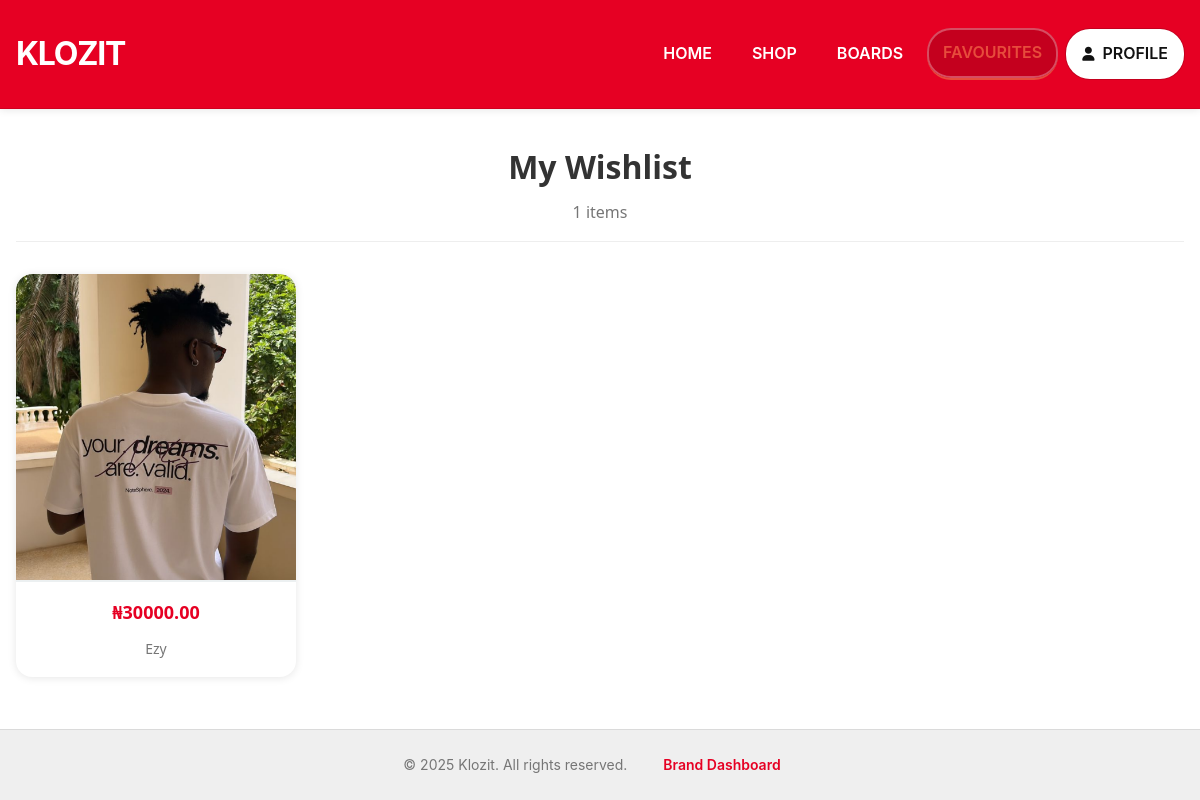
The app's page /wishlist/ (signed in) with its own data.
### products/models.py (models this page shows)
class Product(models.Model):
    title = models.CharField(max_length=200)
    description = models.TextField()
    price = models.DecimalField(max_digits=10, decimal_places=2)
    image = models.ImageField(upload_to='products/')
    category = models.ForeignKey(Category, on_delete=models.SET_NULL, null=True)
    brand = models.ForeignKey(Brand, on_delete=models.SET_NULL, null=True)
    created_at = models.DateTimeField(auto_now_add=True)
    wishlist_users = models.ManyToManyField(User, related_name='wishlist')
    is_trending = models.BooleanField(default=False)

class Brand(models.Model):
    name = models.CharField(max_length=100)
    website = models.URLField()
    is_approved = models.BooleanField(default=False)
    def __str__(self):
        return self.name

### accounts/views.py (the view)
# urls.py: path('wishlist/', views.favourite_products_view, name='favourites'),
@login_required
def favourite_products_view(request):
    favourite_products = request.user.customer.wishlist.all()
    context = {
        "favourite_products": favourite_products,
    }
    return render(request, "accounts/favourite_products.html", context)

### templates/accounts/favourite_products.html (shortened to what this page needs)
{% extends 'base.html' %} {% load static %} {% block content %}
<div class="products-container">
  <header class="wishlist-header">
    <h1>My Wishlist</h1>
    <p class="wishlist-count">{{ favourite_products.count }} items</p>
  </header>
  {% if favourite_products %}
  <div class="products-grid">
    {% for product in favourite_products %}
    <div class="product-pin" data-product-id="{{ product.id }}">
      {% if product.image %}
      <img
        src="{{ product.image.url }}"
        alt="{{ product.name }}"
        class="product-image"
        loading="lazy"
      />
      {% endif %}
      <div class="product-info">
        <div class="product-price">₦{{ product.price }}</div>
        <div class="product-brand">{{ product.brand|default:"Klozit" }}</div>
      </div>
    </div>
    {% endfor %}
  </div>
  {% endif %}
</div>
{% endblock %}

### static/css/styles.css (style rules this page uses)
:root { --primary-color: #2d3436; --accent-color: #e74c3c; --light-gray: #ecf0f1; --dark-gray: #636e72; }
* { margin: 0; padding: 0; box-sizing: border-box; }
body { font-family: 'Segoe UI', sans-serif; background-color: white; color: var(--primary-color); line-height: 1.6; }
.product-image { width: 100%; height: 300px; object-fit: cover; border-bottom: 2px solid var(--light-gray); }
.product-info { padding: 1.5rem; text-align: center; }
.product-price { color: var(--accent-color); font-weight: 700; font-size: 1.2rem; }
.products-container { max-width: 1200px; margin: 0 auto; padding: 2rem; }
.products-grid { display: grid; grid-template-columns: repeat(auto-fill, minmax(250px, 1fr)); gap: 1.5rem; }
.product-info { padding: 1rem; }
.wishlist-header { margin-bottom: 2rem; border-bottom: 1px solid #eee; padding-bottom: 1rem; }
.wishlist-header h1 { margin: 0; font-size: 2rem; color: #2c3e50; }
.wishlist-count { color: #7f8c8d; margin: 0.5rem 0 0; }
.product-image { width: 100%; height: 200px; object-fit: cover; }
.wishlist-header { text-align: center; margin-bottom: 30px; }
.wishlist-count { color: #666; font-size: 1.1rem; }
.products-grid { display: grid; grid-template-columns: repeat(auto-fill, minmax(250px, 1fr)); gap: 20px; }
.product-info { padding: 15px; }

### templates/base.html (style rules this page uses)
html, body { height: 100%; margin: 0; padding: 0; }
body { display: flex; flex-direction: column; min-height: 100vh; }

### templates/accounts/favourite_products.html (style rules this page uses)
.products-container { max-width: 1236px; margin: 0 auto; padding: 0 16px; }
.wishlist-header { text-align: center; margin: 32px 0; }
.wishlist-header h1 { font-size: 32px; font-weight: 600; color: #333; margin-bottom: 8px; }
.wishlist-count { font-size: 16px; color: #767676; }
.products-grid { columns: 236px; column-gap: 16px; margin: 24px 0; }
.product-pin { display: inline-block; width: 100%; margin-bottom: 16px; break-inside: avoid; background: white; border-radius: 16px; overflow: hidden; box-shadow: 0 1px 8px rgba(0, 0, 0, 0.1); transition: all 0.15s ease-out; position: relative; cursor: pointer; }
.product-image { width: 100%; height: auto; display: block; border-radius: 16px 16px 0 0; }
.product-info { padding: 16px; }
.product-price { font-size: 18px; font-weight: 700; color: #e60023; margin-bottom: 4px; }
.product-brand { font-size: 14px; color: #767676; font-weight: 500; }

### records on screen
Product: image (picture), price "30000.00", brand "Ezy"

### other values on screen
{{ favourite_products.count }} "1"
